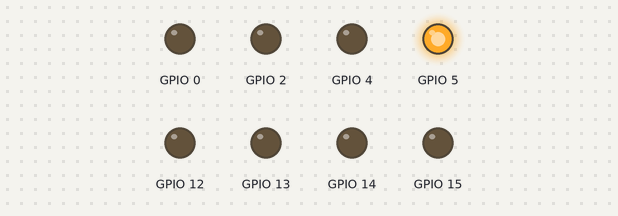
This program was run on a simulated ESP32 board running MicroPython. Parts: output pins drawn as LEDs (lit = HIGH).

Above: at 0.05 s.
At 0.2 s:
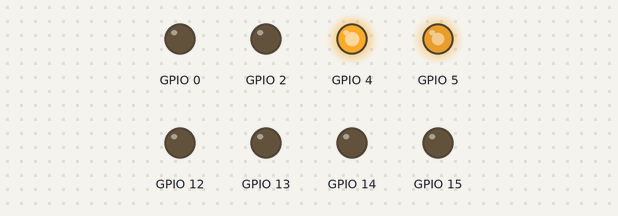
At 0.4 s:
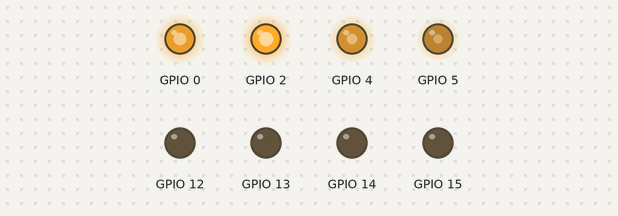
At 0.75 s:
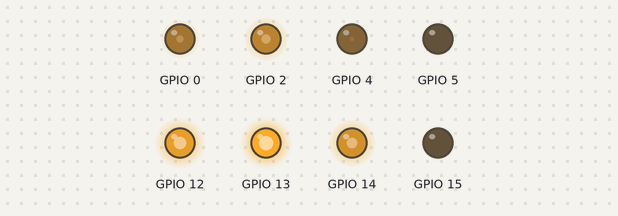
At 1.1 s:
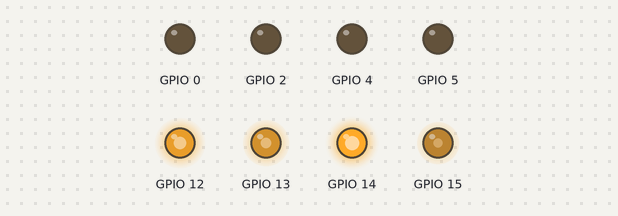
At 1.5 s:
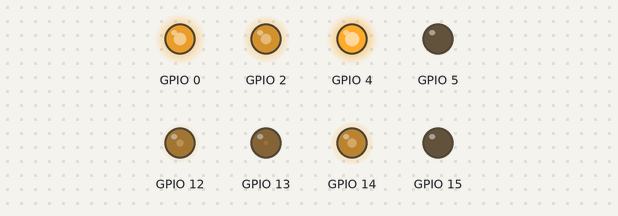
Timing chart, 0 to 3.5 s (numbered marks = the images above):
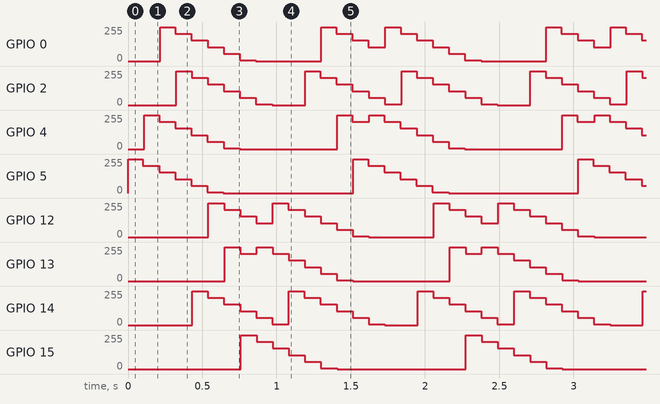

The program:

02_kitt.py
```python
#Autor: Ramón Junquera
#Fecha: 20221229
#PWM. Efecto Kitt

#En este ejemplo haremos el efecto Kitt con PWM
#Utilizamos 8 leds, pero podríamos usar un número distinto

#Los pines los definimos como constantes en una tupla inicial
#Creamos una lista con los objetos PWM para poder gestionar la intensidad

#Consideraciones
#Aunque la máxima frecuencia de PWM es de 1000, no la utilizaremos
#Micropython utiliza IRQs para generar PWM
#Con la máxima frecuencia sobrecargaremos la CPU de IRQs para generar los PWM
#Lo dejaremos en 100Hz que es suficiente como para que no parpadee a la vista

#Aun con 100Hz, nos dedicamos a leer y escribir la intensidad de todos
#los objetos PWM 10 veces por segundo. Esto sigue siendo demasiada sobrecarga
#de CPU. Es esta situación lo que ocurre es que el programa nunca da error
#pero hay momentos en que las luces dejan de moverse, porque no le da tiempo
#a la CPU a hacer todos los cambios
#Si bajásemos los cambios a 1 por segundo, este efecto indeseado ocurriría
#con menos frecuencia.
#Para solventarlo, cada vez que solicitamos un cambio, llamamos al comando
#machine.idle() que se encarga de ejecutar todos los procesos de fondo
#que haya pendientes hasta la siguiente IRQ. Esta línea evita el efecto
#de parada.

#También ayuda a que este efecto no ocurra que forcemos la
#velocidad de proceso de la CPU a 160 MHz

#Son necesarias las tres acciones (frecuencia PWM a 100Hz, idle y
#CPU a 160MHz) para que funcione correctamente.

import machine # Gestión de GPIO
import time # Gestión de tiempos

machine.freq(160000000) # Forzamos la CPU a 160MHz
pins=(5,4,0,2,14,12,13,15)
# Creamos una lista que contendrá los objetos PWM de cada GPIO
pwm=list(map(lambda x:machine.PWM(machine.Pin(x,machine.Pin.OUT),duty=0),pins))
pwm[0].freq(100) #Fijamos frecuencia a 100Hz
current_led=0 #led procesado
delta=1 #sentido

while True: #Bucle infinito
 #Anotamos que el led procesado debe tener la máxima intensidad
 pwm[current_led].duty(1023)
 #Calculamos el siguiente led
 current_led+=delta
 # Si hemos llegado a un extremo cambiamos el sentido
 if current_led==0 or current_led==len(pins)-1: delta=-delta
 # Esperamos un momento
 time.sleep_ms(100)
 # Recorremos todos los leds
 for i in range(len(pins)):
  d=pwm[i].duty() #Anotamos su intensidad
  d=d-200 if d>200 else 0 # Le quitamos 200 sin dejar que quede en negativo
  pwm[i].duty(d) # Aplicamos la nueva intensidad
  d=machine.idle() # Dejamos que se ejecuten los procesos de fondo
```

Measured:
- by itself, GPIO 5: repeats every 1.5 s: 205/255 0.11 s, 155/255 0.11 s, 105/255 0.11 s, 56/255 0.11 s, 6/255 0.11 s, 0/255 0.87 s, 255/255 0.10 s
- by itself, GPIO 15: repeats every 1.5 s: 205/255 0.11 s, 155/255 0.11 s, 105/255 0.11 s, 56/255 0.11 s, 6/255 0.11 s, 0/255 0.87 s, 255/255 0.11 s
- by itself, GPIO 4: repeats every 1.5 s: 205/255 0.11 s, 155/255 0.11 s, 105/255 0.11 s, 56/255 0.11 s, 6/255 0.11 s, 0/255 0.66 s, 255/255 0.10 s, 205/255 0.12 s, 255/255 0.10 s
- by itself, GPIO 13: repeats every 1.5 s: 205/255 0.11 s, 255/255 0.11 s, 205/255 0.11 s, 155/255 0.11 s, 105/255 0.11 s, 56/255 0.11 s, 6/255 0.11 s, 0/255 0.65 s, 255/255 0.11 s
